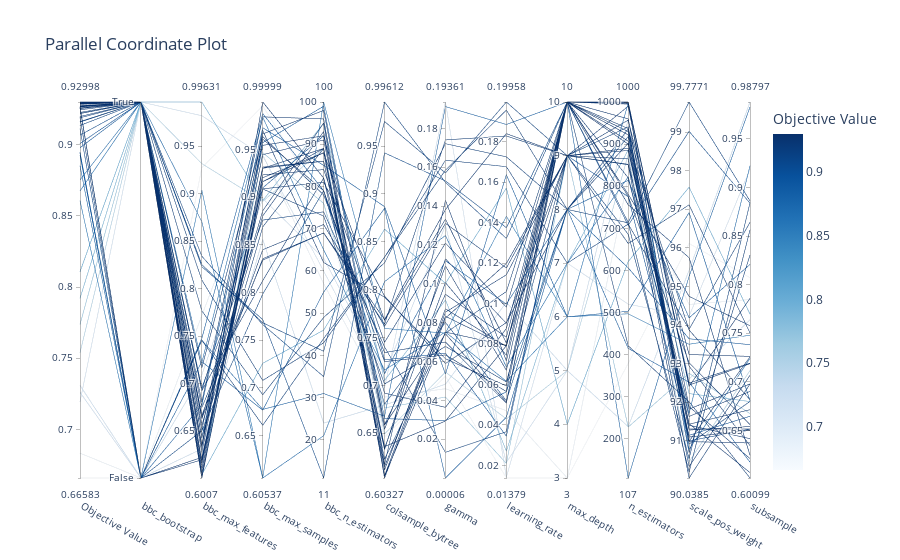

The code cell stored with this chart in its notebook:
### Code cell
# Plot shows where most of the tests were conducted
plot_parallel_coordinate(study_voting).show()
